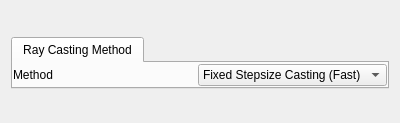
<?xml version="1.0" encoding="UTF-8"?>
<ui version="4.0">
 <class>VolumeIsoVariablesGUI</class>
 <widget class="QWidget" name="VolumeIsoVariablesGUI">
  <property name="geometry">
   <rect>
    <x>0</x>
    <y>0</y>
    <width>400</width>
    <height>123</height>
   </rect>
  </property>
  <property name="sizePolicy">
   <sizepolicy hsizetype="Preferred" vsizetype="Minimum">
    <horstretch>0</horstretch>
    <verstretch>0</verstretch>
   </sizepolicy>
  </property>
  <property name="windowTitle">
   <string>Form</string>
  </property>
  <layout class="QVBoxLayout" name="verticalLayout">
   <item>
    <widget class="VariablesWidget" name="_variablesWidget" native="true">
     <property name="sizePolicy">
      <sizepolicy hsizetype="Preferred" vsizetype="Maximum">
       <horstretch>0</horstretch>
       <verstretch>0</verstretch>
      </sizepolicy>
     </property>
     <property name="minimumSize">
      <size>
       <width>0</width>
       <height>20</height>
      </size>
     </property>
    </widget>
   </item>
   <item>
    <widget class="QTabWidget" name="tabWidget">
     <property name="sizePolicy">
      <sizepolicy hsizetype="Expanding" vsizetype="Minimum">
       <horstretch>0</horstretch>
       <verstretch>0</verstretch>
      </sizepolicy>
     </property>
     <property name="minimumSize">
      <size>
       <width>0</width>
       <height>0</height>
      </size>
     </property>
     <property name="currentIndex">
      <number>0</number>
     </property>
     <widget class="QWidget" name="tab">
      <property name="sizePolicy">
       <sizepolicy hsizetype="Preferred" vsizetype="Minimum">
        <horstretch>0</horstretch>
        <verstretch>0</verstretch>
       </sizepolicy>
      </property>
      <attribute name="title">
       <string>Ray Casting Method</string>
      </attribute>
      <layout class="QVBoxLayout" name="verticalLayout_2">
       <property name="spacing">
        <number>0</number>
       </property>
       <property name="leftMargin">
        <number>0</number>
       </property>
       <property name="topMargin">
        <number>0</number>
       </property>
       <property name="rightMargin">
        <number>0</number>
       </property>
       <property name="bottomMargin">
        <number>0</number>
       </property>
       <item>
        <widget class="QFrame" name="frame">
         <property name="sizePolicy">
          <sizepolicy hsizetype="Preferred" vsizetype="Minimum">
           <horstretch>0</horstretch>
           <verstretch>0</verstretch>
          </sizepolicy>
         </property>
         <property name="frameShape">
          <enum>QFrame::NoFrame</enum>
         </property>
         <property name="frameShadow">
          <enum>QFrame::Raised</enum>
         </property>
         <layout class="QHBoxLayout" name="horizontalLayout">
          <property name="spacing">
           <number>0</number>
          </property>
          <property name="leftMargin">
           <number>0</number>
          </property>
          <property name="topMargin">
           <number>0</number>
          </property>
          <property name="rightMargin">
           <number>0</number>
          </property>
          <property name="bottomMargin">
           <number>0</number>
          </property>
          <item>
           <widget class="QLabel" name="label">
            <property name="sizePolicy">
             <sizepolicy hsizetype="Preferred" vsizetype="Minimum">
              <horstretch>0</horstretch>
              <verstretch>0</verstretch>
             </sizepolicy>
            </property>
            <property name="text">
             <string>Method</string>
            </property>
           </widget>
          </item>
          <item>
           <spacer name="horizontalSpacer">
            <property name="orientation">
             <enum>Qt::Horizontal</enum>
            </property>
            <property name="sizeHint" stdset="0">
             <size>
              <width>166</width>
              <height>20</height>
             </size>
            </property>
           </spacer>
          </item>
          <item>
           <widget class="QComboBox" name="_castingModeComboBox">
            <property name="maximumSize">
             <size>
              <width>200</width>
              <height>16777215</height>
             </size>
            </property>
            <property name="toolTip">
             <string>&lt;html&gt;&lt;head/&gt;&lt;body&gt;&lt;p&gt;The &amp;quot;Fixed-Stepsize&amp;quot; method is fast because it assumes the underlying grid is regular. That means, every cell in the volume has the same height, width, and depth. When this assumption does not hold true, renderings from the &amp;quot;Fixed-Stepsize&amp;quot; method will start to become misleading.&lt;/p&gt;&lt;p&gt;The &amp;quot;Cell-Traversal&amp;quot; method is slow because it takes into consideration different cell sizes and shapes. Renderings will always be accurate using this method, but it could be two orders of magnitude slower than &amp;quot;Fixed-Stepsize&amp;quot; rendering.&lt;/p&gt;&lt;/body&gt;&lt;/html&gt;</string>
            </property>
            <item>
             <property name="text">
              <string>Fixed Stepsize Casting (Fast)</string>
             </property>
            </item>
            <item>
             <property name="text">
              <string>Cell Traverse Casting (Slow)</string>
             </property>
            </item>
           </widget>
          </item>
         </layout>
        </widget>
       </item>
      </layout>
     </widget>
    </widget>
   </item>
   <item>
    <spacer name="verticalSpacer">
     <property name="orientation">
      <enum>Qt::Vertical</enum>
     </property>
     <property name="sizeHint" stdset="0">
      <size>
       <width>20</width>
       <height>0</height>
      </size>
     </property>
    </spacer>
   </item>
  </layout>
 </widget>
 <customwidgets>
  <customwidget>
   <class>VariablesWidget</class>
   <extends>QWidget</extends>
   <header>VariablesWidget.h</header>
   <container>1</container>
  </customwidget>
 </customwidgets>
 <resources/>
 <connections/>
</ui>
